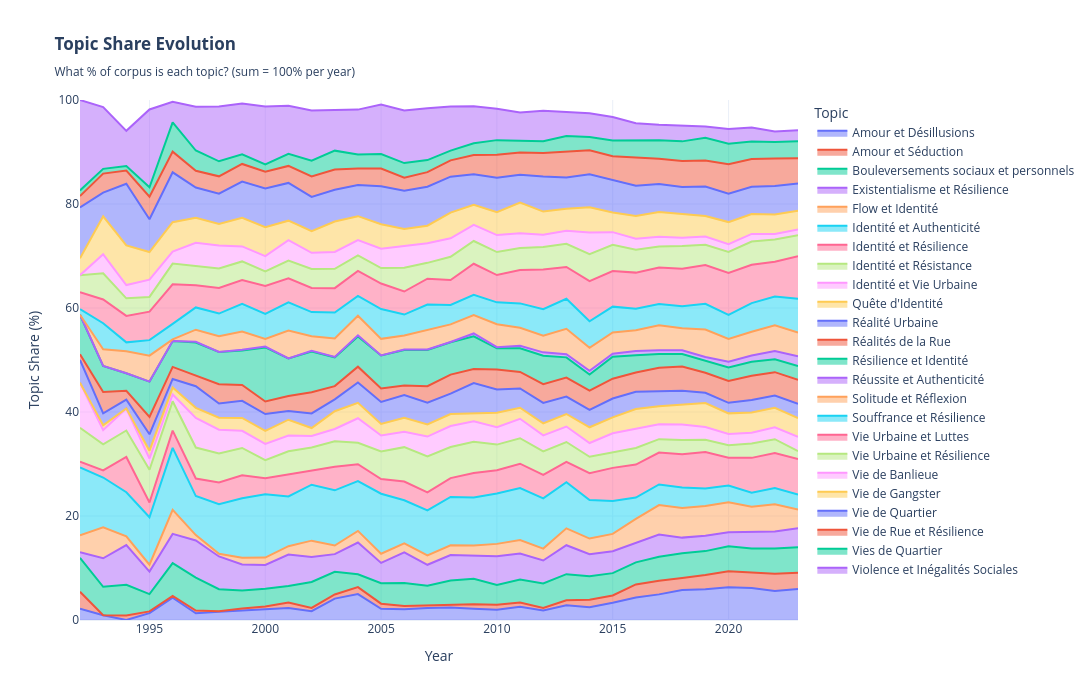

Notebook code cell kept with this figure:
### Code cell
# ============ VIZ 9: STACKED AREA - TOPIC SHARE % ============
# Get raw counts per (year, topic)
topic_year = temporal_df.groupby(['Year', 'Label'])['Count'].sum().reset_index()

# Pivot: rows = years, columns = topics
pivot = topic_year.pivot_table(
    index='Year',
    columns='Label',
    values='Count',
    fill_value=0
)

# Normalize: each row = 100%
share = pivot.div(pivot.sum(axis=1), axis=0) * 100

# Plot
fig9 = px.area(
    share.reset_index(),
    x='Year',
    y=share.columns[1:],  # All topics (skip Year)
    title="<b>Topic Share Evolution</b><br><sub>What % of corpus is each topic? (sum = 100% per year)</sub>",
    labels={'Year': 'Year', 'value': 'Share (%)', 'variable': 'Topic'},
)

fig9.update_layout(
    yaxis=dict(
        title="Topic Share (%)",
        tickformat=".0f",
        range=[0, 100]
    ),
    xaxis_title="Year",
    hovermode='x unified',
    height=700,
    width=1400,
    template="plotly_white",
    legend=dict(
        orientation="v",
        yanchor="top",
        y=1,
        xanchor="left",
        x=1.02
    )
)

fig9.write_html("viz_09_stacked_area_share.html")
print("✓ Saved: viz_09_stacked_area_share.html")
fig9

### Figure 1 — Plotly figure (JSON) as saved in the notebook; plotly's stock layout.template omitted (floating-point values rounded to 4 significant figures)
{"data": [{"fillpattern": {"shape": ""}, "hovertemplate": "Topic=Amour et Désillusions<br>Year=%{x}<br>Share (%)=%{y}<extra></extra>", "legendgroup": "Amour et Désillusions", "line": {"color": "#636efa"}, "marker": {"symbol": "circle"}, "mode": "lines", "name": "Amour et Désillusions", "orientation": "v", "showlegend": true, "stackgroup": "1", "type": "scatter", "x": [1992, 1993, 1994, 1995, 1996, 1997, 1998, 1999, 2000, 2001, 2002, 2003, 2004, 2005, 2006, 2007, 2008, 2009, 2010, 2011, 2012, 2013, 2014, 2015, 2016, 2017, 2018, 2019, 2020, 2021, 2022, 2023], "xaxis": "x", "y": [2.174, 0.9132, 0.0, 1.329, 4.305, 1.295, 1.591, 1.781, 2.061, 2.313, 1.688, 4.117, 4.983, 2.152, 2.075, 2.317, 2.418, 2.168, 1.993, 2.542, 1.834, 2.818, 2.453, 3.336, 4.346, 4.929, 5.763, 5.933, 6.3, 6.167, 5.593, 5.963], "yaxis": "y"}, {"fillpattern": {"shape": ""}, "hovertemplate": "Topic=Amour et Séduction<br>Year=%{x}<br>Share (%)=%{y}<extra></extra>", "legendgroup": "Amour et Séduction", "line": {"color": "#EF553B"}, "marker": {"symbol": "circle"}, "mode": "lines", "name": "Amour et Séduction", "orientation": "v", "showlegend": true, "stackgroup": "1", "type": "scatter", "x": [1992, 1993, 1994, 1995, 1996, 1997, 1998, 1999, 2000, 2001, 2002, 2003, 2004, 2005, 2006, 2007, 2008, 2009, 2010, 2011, 2012, 2013, 2014, 2015, 2016, 2017, 2018, 2019, 2020, 2021, 2022, 2023], "xaxis": "x", "y": [3.261, 0.0, 0.8475, 0.3322, 0.3311, 0.5181, 0.07231, 0.4241, 0.5376, 1.037, 0.6329, 0.7918, 1.344, 0.9901, 0.5986, 0.515, 0.4491, 0.8672, 0.942, 0.8373, 0.4802, 0.9921, 1.464, 1.386, 2.489, 2.607, 2.315, 2.713, 3.067, 3.03, 3.293, 3.108], "yaxis": "y"}, {"fillpattern": {"shape": ""}, "hovertemplate": "Topic=Bouleversements sociaux et personnels<br>Year=%{x}<br>Share (%)=%{y}<extra></extra>", "legendgroup": "Bouleversements sociaux et personnels", "line": {"color": "#00cc96"}, "marker": {"symbol": "circle"}, "mode": "lines", "name": "Bouleversements sociaux et personnels", "orientation": "v", "showlegend": true, "stackgroup": "1", "type": "scatter", "x": [1992, 1993, 1994, 1995, 1996, 1997, 1998, 1999, 2000, 2001, 2002, 2003, 2004, 2005, 2006, 2007, 2008, 2009, 2010, 2011, 2012, 2013, 2014, 2015, 2016, 2017, 2018, 2019, 2020, 2021, 2022, 2023], "xaxis": "x", "y": [6.522, 5.479, 5.932, 3.322, 6.291, 6.347, 4.266, 3.478, 3.405, 3.19, 4.993, 4.355, 2.464, 3.917, 4.429, 3.766, 4.732, 4.888, 3.804, 4.426, 4.715, 5.006, 4.509, 4.289, 4.256, 4.645, 4.772, 4.601, 4.797, 4.539, 4.872, 4.899], "yaxis": "y"}, {"fillpattern": {"shape": ""}, "hovertemplate": "Topic=Existentialisme et Résilience<br>Year=%{x}<br>Share (%)=%{y}<extra></extra>", "legendgroup": "Existentialisme et Résilience", "line": {"color": "#ab63fa"}, "marker": {"symbol": "circle"}, "mode": "lines", "name": "Existentialisme et Résilience", "orientation": "v", "showlegend": true, "stackgroup": "1", "type": "scatter", "x": [1992, 1993, 1994, 1995, 1996, 1997, 1998, 1999, 2000, 2001, 2002, 2003, 2004, 2005, 2006, 2007, 2008, 2009, 2010, 2011, 2012, 2013, 2014, 2015, 2016, 2017, 2018, 2019, 2020, 2021, 2022, 2023], "xaxis": "x", "y": [1.087, 5.479, 7.627, 4.319, 5.629, 7.124, 6.291, 5.004, 4.57, 6.061, 4.782, 3.405, 6.103, 3.917, 5.906, 4.023, 4.905, 4.415, 5.543, 4.964, 4.41, 5.569, 4.233, 4.217, 3.701, 4.258, 2.993, 2.962, 2.715, 3.224, 3.266, 3.699], "yaxis": "y"}, {"fillpattern": {"shape": ""}, "hovertemplate": "Topic=Flow et Identité<br>Year=%{x}<br>Share (%)=%{y}<extra></extra>", "legendgroup": "Flow et Identité", "line": {"color": "#FFA15A"}, "marker": {"symbol": "circle"}, "mode": "lines", "name": "Flow et Identité", "orientation": "v", "showlegend": true, "stackgroup": "1", "type": "scatter", "x": [1992, 1993, 1994, 1995, 1996, 1997, 1998, 1999, 2000, 2001, 2002, 2003, 2004, 2005, 2006, 2007, 2008, 2009, 2010, 2011, 2012, 2013, 2014, 2015, 2016, 2017, 2018, 2019, 2020, 2021, 2022, 2023], "xaxis": "x", "y": [3.261, 5.936, 1.695, 1.329, 4.636, 1.036, 0.5061, 1.272, 1.434, 1.595, 3.165, 1.663, 2.24, 1.765, 1.716, 1.802, 1.865, 2.01, 2.355, 2.602, 2.292, 3.247, 3.006, 3.336, 4.643, 5.658, 5.692, 5.695, 5.751, 4.819, 5.24, 3.598], "yaxis": "y"}, {"fillpattern": {"shape": ""}, "hovertemplate": "Topic=Identité et Authenticité<br>Year=%{x}<br>Share (%)=%{y}<extra></extra>", "legendgroup": "Identité et Authenticité", "line": {"color": "#19d3f3"}, "marker": {"symbol": "circle"}, "mode": "lines", "name": "Identité et Authenticité", "orientation": "v", "showlegend": true, "stackgroup": "1", "type": "scatter", "x": [1992, 1993, 1994, 1995, 1996, 1997, 1998, 1999, 2000, 2001, 2002, 2003, 2004, 2005, 2006, 2007, 2008, 2009, 2010, 2011, 2012, 2013, 2014, 2015, 2016, 2017, 2018, 2019, 2020, 2021, 2022, 2023], "xaxis": "x", "y": [13.04, 9.589, 8.475, 9.136, 11.92, 7.513, 9.544, 11.45, 12.19, 9.569, 10.76, 10.61, 9.574, 11.54, 8.3, 8.658, 9.292, 9.223, 9.674, 9.988, 9.649, 8.861, 7.417, 6.339, 4.114, 3.973, 3.963, 3.369, 3.243, 2.717, 3.13, 2.855], "yaxis": "y"}, {"fillpattern": {"shape": ""}, "hovertemplate": "Topic=Identité et Résilience<br>Year=%{x}<br>Share (%)=%{y}<extra></extra>", "legendgroup": "Identité et Résilience", "line": {"color": "#FF6692"}, "marker": {"symbol": "circle"}, "mode": "lines", "name": "Identité et Résilience", "orientation": "v", "showlegend": true, "stackgroup": "1", "type": "scatter", "x": [1992, 1993, 1994, 1995, 1996, 1997, 1998, 1999, 2000, 2001, 2002, 2003, 2004, 2005, 2006, 2007, 2008, 2009, 2010, 2011, 2012, 2013, 2014, 2015, 2016, 2017, 2018, 2019, 2020, 2021, 2022, 2023], "xaxis": "x", "y": [1.087, 1.37, 6.78, 2.824, 3.311, 3.368, 4.194, 4.411, 3.047, 4.226, 2.602, 4.513, 3.247, 2.841, 3.591, 3.476, 3.627, 4.691, 4.493, 4.695, 4.519, 3.923, 5.142, 6.354, 6.345, 6.136, 6.359, 7.046, 5.336, 6.685, 6.737, 6.824], "yaxis": "y"}, {"fillpattern": {"shape": ""}, "hovertemplate": "Topic=Identité et Résistance<br>Year=%{x}<br>Share (%)=%{y}<extra></extra>", "legendgroup": "Identité et Résistance", "line": {"color": "#B6E880"}, "marker": {"symbol": "circle"}, "mode": "lines", "name": "Identité et Résistance", "orientation": "v", "showlegend": true, "stackgroup": "1", "type": "scatter", "x": [1992, 1993, 1994, 1995, 1996, 1997, 1998, 1999, 2000, 2001, 2002, 2003, 2004, 2005, 2006, 2007, 2008, 2009, 2010, 2011, 2012, 2013, 2014, 2015, 2016, 2017, 2018, 2019, 2020, 2021, 2022, 2023], "xaxis": "x", "y": [6.522, 5.023, 5.085, 6.312, 5.629, 5.959, 5.568, 5.259, 3.495, 4.466, 4.571, 4.909, 4.143, 5.295, 6.624, 6.92, 5.976, 6.031, 4.928, 4.904, 4.54, 3.811, 3.165, 3.032, 3.185, 2.573, 2.77, 2.355, 2.394, 2.771, 2.64, 1.554], "yaxis": "y"}, {"fillpattern": {"shape": ""}, "hovertemplate": "Topic=Identité et Vie Urbaine<br>Year=%{x}<br>Share (%)=%{y}<extra></extra>", "legendgroup": "Identité et Vie Urbaine", "line": {"color": "#FF97FF"}, "marker": {"symbol": "circle"}, "mode": "lines", "name": "Identité et Vie Urbaine", "orientation": "v", "showlegend": true, "stackgroup": "1", "type": "scatter", "x": [1992, 1993, 1994, 1995, 1996, 1997, 1998, 1999, 2000, 2001, 2002, 2003, 2004, 2005, 2006, 2007, 2008, 2009, 2010, 2011, 2012, 2013, 2014, 2015, 2016, 2017, 2018, 2019, 2020, 2021, 2022, 2023], "xaxis": "x", "y": [8.696, 2.74, 4.237, 2.159, 1.325, 5.699, 4.555, 3.308, 3.136, 3.03, 2.18, 2.375, 4.703, 3.056, 2.953, 3.798, 4.041, 3.942, 3.333, 3.738, 3.056, 2.976, 2.65, 3.61, 3.701, 2.846, 2.972, 2.425, 2.155, 2.059, 2.286, 2.736], "yaxis": "y"}, {"fillpattern": {"shape": ""}, "hovertemplate": "Topic=Quête d'Identité<br>Year=%{x}<br>Share (%)=%{y}<extra></extra>", "legendgroup": "Quête d'Identité", "line": {"color": "#FECB52"}, "marker": {"symbol": "circle"}, "mode": "lines", "name": "Quête d'Identité", "orientation": "v", "showlegend": true, "stackgroup": "1", "type": "scatter", "x": [1992, 1993, 1994, 1995, 1996, 1997, 1998, 1999, 2000, 2001, 2002, 2003, 2004, 2005, 2006, 2007, 2008, 2009, 2010, 2011, 2012, 2013, 2014, 2015, 2016, 2017, 2018, 2019, 2020, 2021, 2022, 2023], "xaxis": "x", "y": [0.0, 0.9132, 0.0, 1.495, 1.325, 1.943, 2.314, 2.46, 2.509, 3.03, 1.547, 3.405, 2.968, 2.238, 2.674, 2.317, 2.314, 1.498, 2.79, 2.123, 2.314, 2.413, 3.026, 3.076, 3.779, 3.495, 3.822, 4.631, 3.979, 3.903, 3.756, 3.598], "yaxis": "y"}, {"fillpattern": {"shape": ""}, "hovertemplate": "Topic=Réalité Urbaine<br>Year=%{x}<br>Share (%)=%{y}<extra></extra>", "legendgroup": "Réalité Urbaine", "line": {"color": "#636efa"}, "marker": {"symbol": "circle"}, "mode": "lines", "name": "Réalité Urbaine", "orientation": "v", "showlegend": true, "stackgroup": "1", "type": "scatter", "x": [1992, 1993, 1994, 1995, 1996, 1997, 1998, 1999, 2000, 2001, 2002, 2003, 2004, 2005, 2006, 2007, 2008, 2009, 2010, 2011, 2012, 2013, 2014, 2015, 2016, 2017, 2018, 2019, 2020, 2021, 2022, 2023], "xaxis": "x", "y": [4.348, 2.283, 1.695, 3.156, 1.656, 4.145, 2.748, 3.308, 3.226, 1.675, 2.813, 2.296, 3.919, 4.219, 4.389, 4.184, 3.903, 5.834, 4.457, 3.708, 3.951, 3.337, 3.343, 3.625, 3.314, 2.869, 2.679, 1.978, 2.031, 2.394, 2.341, 2.736], "yaxis": "y"}, {"fillpattern": {"shape": ""}, "hovertemplate": "Topic=Réalités de la Rue<br>Year=%{x}<br>Share (%)=%{y}<extra></extra>", "legendgroup": "Réalités de la Rue", "line": {"color": "#EF553B"}, "marker": {"symbol": "circle"}, "mode": "lines", "name": "Réalités de la Rue", "orientation": "v", "showlegend": true, "stackgroup": "1", "type": "scatter", "x": [1992, 1993, 1994, 1995, 1996, 1997, 1998, 1999, 2000, 2001, 2002, 2003, 2004, 2005, 2006, 2007, 2008, 2009, 2010, 2011, 2012, 2013, 2014, 2015, 2016, 2017, 2018, 2019, 2020, 2021, 2022, 2023], "xaxis": "x", "y": [1.087, 4.11, 1.695, 3.322, 2.318, 2.073, 3.688, 3.053, 2.419, 2.871, 4.079, 2.534, 3.024, 2.583, 1.836, 3.186, 3.661, 2.68, 3.841, 3.17, 3.602, 3.653, 3.699, 3.812, 3.727, 4.531, 4.63, 3.826, 4.217, 4.668, 4.505, 4.628], "yaxis": "y"}, {"fillpattern": {"shape": ""}, "hovertemplate": "Topic=Résilience et Identité<br>Year=%{x}<br>Share (%)=%{y}<extra></extra>", "legendgroup": "Résilience et Identité", "line": {"color": "#00cc96"}, "marker": {"symbol": "circle"}, "mode": "lines", "name": "Résilience et Identité", "orientation": "v", "showlegend": true, "stackgroup": "1", "type": "scatter", "x": [1992, 1993, 1994, 1995, 1996, 1997, 1998, 1999, 2000, 2001, 2002, 2003, 2004, 2005, 2006, 2007, 2008, 2009, 2010, 2011, 2012, 2013, 2014, 2015, 2016, 2017, 2018, 2019, 2020, 2021, 2022, 2023], "xaxis": "x", "y": [7.609, 5.023, 3.39, 6.811, 4.967, 6.347, 6.218, 6.616, 10.39, 7.257, 7.806, 5.542, 5.823, 6.371, 6.824, 6.952, 6.218, 6.307, 4.094, 4.575, 5.457, 3.901, 3.105, 4.217, 3.327, 2.653, 2.426, 2.316, 2.601, 2.685, 2.49, 2.635], "yaxis": "y"}, {"fillpattern": {"shape": ""}, "hovertemplate": "Topic=Réussite et Authenticité<br>Year=%{x}<br>Share (%)=%{y}<extra></extra>", "legendgroup": "Réussite et Authenticité", "line": {"color": "#ab63fa"}, "marker": {"symbol": "circle"}, "mode": "lines", "name": "Réussite et Authenticité", "orientation": "v", "showlegend": true, "stackgroup": "1", "type": "scatter", "x": [1992, 1993, 1994, 1995, 1996, 1997, 1998, 1999, 2000, 2001, 2002, 2003, 2004, 2005, 2006, 2007, 2008, 2009, 2010, 2011, 2012, 2013, 2014, 2015, 2016, 2017, 2018, 2019, 2020, 2021, 2022, 2023], "xaxis": "x", "y": [0.0, 0.0, 0.0, 0.0, 0.0, 0.1295, 0.0, 0.1696, 0.1792, 0.0, 0.1406, 0.07918, 0.224, 0.0, 0.1197, 0.09656, 0.06908, 0.5518, 0.2174, 0.4486, 0.6549, 0.5862, 0.712, 0.5776, 0.7867, 0.7058, 0.6976, 0.7255, 1.088, 1.197, 1.579, 1.875], "yaxis": "y"}, {"fillpattern": {"shape": ""}, "hovertemplate": "Topic=Solitude et Réflexion<br>Year=%{x}<br>Share (%)=%{y}<extra></extra>", "legendgroup": "Solitude et Réflexion", "line": {"color": "#FFA15A"}, "marker": {"symbol": "circle"}, "mode": "lines", "name": "Solitude et Réflexion", "orientation": "v", "showlegend": true, "stackgroup": "1", "type": "scatter", "x": [1992, 1993, 1994, 1995, 1996, 1997, 1998, 1999, 2000, 2001, 2002, 2003, 2004, 2005, 2006, 2007, 2008, 2009, 2010, 2011, 2012, 2013, 2014, 2015, 2016, 2017, 2018, 2019, 2020, 2021, 2022, 2023], "xaxis": "x", "y": [0.0, 3.196, 4.237, 4.983, 0.3311, 2.332, 3.037, 3.478, 1.434, 5.343, 2.813, 3.563, 3.751, 3.186, 2.674, 3.701, 3.385, 3.547, 4.42, 3.469, 3.187, 4.915, 4.43, 4.101, 3.998, 4.793, 4.267, 5.267, 4.383, 4.571, 4.967, 4.561], "yaxis": "y"}, {"fillpattern": {"shape": ""}, "hovertemplate": "Topic=Souffrance et Résilience<br>Year=%{x}<br>Share (%)=%{y}<extra></extra>", "legendgroup": "Souffrance et Résilience", "line": {"color": "#19d3f3"}, "marker": {"symbol": "circle"}, "mode": "lines", "name": "Souffrance et Résilience", "orientation": "v", "showlegend": true, "stackgroup": "1", "type": "scatter", "x": [1992, 1993, 1994, 1995, 1996, 1997, 1998, 1999, 2000, 2001, 2002, 2003, 2004, 2005, 2006, 2007, 2008, 2009, 2010, 2011, 2012, 2013, 2014, 2015, 2016, 2017, 2018, 2019, 2020, 2021, 2022, 2023], "xaxis": "x", "y": [1.087, 5.023, 1.695, 2.99, 2.98, 4.275, 4.338, 5.344, 4.839, 5.423, 4.641, 4.988, 3.807, 5.725, 4.03, 4.957, 3.731, 3.902, 4.203, 4.695, 5.108, 5.772, 5.103, 4.953, 4.127, 4.11, 4.226, 4.959, 4.632, 5.509, 5.512, 6.52], "yaxis": "y"}, {"fillpattern": {"shape": ""}, "hovertemplate": "Topic=Vie Urbaine et Luttes<br>Year=%{x}<br>Share (%)=%{y}<extra></extra>", "legendgroup": "Vie Urbaine et Luttes", "line": {"color": "#FF6692"}, "marker": {"symbol": "circle"}, "mode": "lines", "name": "Vie Urbaine et Luttes", "orientation": "v", "showlegend": true, "stackgroup": "1", "type": "scatter", "x": [1992, 1993, 1994, 1995, 1996, 1997, 1998, 1999, 2000, 2001, 2002, 2003, 2004, 2005, 2006, 2007, 2008, 2009, 2010, 2011, 2012, 2013, 2014, 2015, 2016, 2017, 2018, 2019, 2020, 2021, 2022, 2023], "xaxis": "x", "y": [3.261, 4.566, 5.085, 5.482, 7.616, 4.275, 4.917, 4.58, 5.376, 4.625, 4.641, 4.671, 4.815, 4.907, 4.429, 4.957, 4.801, 5.952, 5.254, 6.4, 7.64, 6.11, 7.714, 6.845, 6.964, 7.024, 7.178, 7.454, 8.051, 7.385, 6.696, 8.159], "yaxis": "y"}, {"fillpattern": {"shape": ""}, "hovertemplate": "Topic=Vie Urbaine et Résilience<br>Year=%{x}<br>Share (%)=%{y}<extra></extra>", "legendgroup": "Vie Urbaine et Résilience", "line": {"color": "#B6E880"}, "marker": {"symbol": "circle"}, "mode": "lines", "name": "Vie Urbaine et Résilience", "orientation": "v", "showlegend": true, "stackgroup": "1", "type": "scatter", "x": [1992, 1993, 1994, 1995, 1996, 1997, 1998, 1999, 2000, 2001, 2002, 2003, 2004, 2005, 2006, 2007, 2008, 2009, 2010, 2011, 2012, 2013, 2014, 2015, 2016, 2017, 2018, 2019, 2020, 2021, 2022, 2023], "xaxis": "x", "y": [3.261, 5.023, 3.39, 2.824, 3.974, 3.627, 3.76, 3.562, 2.778, 3.429, 3.657, 3.721, 2.968, 2.97, 4.589, 3.058, 4.456, 4.375, 4.42, 4.246, 4.344, 4.464, 5.202, 5.04, 4.411, 4.041, 4.378, 3.896, 4.051, 4.464, 4.287, 4.054], "yaxis": "y"}, {"fillpattern": {"shape": ""}, "hovertemplate": "Topic=Vie de Banlieue<br>Year=%{x}<br>Share (%)=%{y}<extra></extra>", "legendgroup": "Vie de Banlieue", "line": {"color": "#FF97FF"}, "marker": {"symbol": "circle"}, "mode": "lines", "name": "Vie de Banlieue", "orientation": "v", "showlegend": true, "stackgroup": "1", "type": "scatter", "x": [1992, 1993, 1994, 1995, 1996, 1997, 1998, 1999, 2000, 2001, 2002, 2003, 2004, 2005, 2006, 2007, 2008, 2009, 2010, 2011, 2012, 2013, 2014, 2015, 2016, 2017, 2018, 2019, 2020, 2021, 2022, 2023], "xaxis": "x", "y": [0.0, 3.653, 2.542, 3.322, 2.318, 4.534, 4.411, 2.884, 2.957, 3.907, 3.094, 3.246, 2.968, 3.745, 4.15, 3.766, 3.558, 3.114, 3.261, 2.841, 2.358, 2.48, 4.134, 2.44, 2.115, 1.844, 1.587, 1.61, 1.502, 1.466, 1.048, 1.081], "yaxis": "y"}, {"fillpattern": {"shape": ""}, "hovertemplate": "Topic=Vie de Gangster<br>Year=%{x}<br>Share (%)=%{y}<extra></extra>", "legendgroup": "Vie de Gangster", "line": {"color": "#FECB52"}, "marker": {"symbol": "circle"}, "mode": "lines", "name": "Vie de Gangster", "orientation": "v", "showlegend": true, "stackgroup": "1", "type": "scatter", "x": [1992, 1993, 1994, 1995, 1996, 1997, 1998, 1999, 2000, 2001, 2002, 2003, 2004, 2005, 2006, 2007, 2008, 2009, 2010, 2011, 2012, 2013, 2014, 2015, 2016, 2017, 2018, 2019, 2020, 2021, 2022, 2023], "xaxis": "x", "y": [3.261, 7.306, 7.627, 5.316, 5.629, 4.793, 4.121, 5.513, 5.556, 3.748, 4.149, 5.859, 4.591, 4.692, 3.272, 3.379, 4.94, 3.863, 4.42, 5.891, 4.431, 4.262, 4.846, 3.798, 4.346, 4.77, 4.6, 3.936, 4.228, 3.827, 3.756, 3.632], "yaxis": "y"}, {"fillpattern": {"shape": ""}, "hovertemplate": "Topic=Vie de Quartier<br>Year=%{x}<br>Share (%)=%{y}<extra></extra>", "legendgroup": "Vie de Quartier", "line": {"color": "#636efa"}, "marker": {"symbol": "circle"}, "mode": "lines", "name": "Vie de Quartier", "orientation": "v", "showlegend": true, "stackgroup": "1", "type": "scatter", "x": [1992, 1993, 1994, 1995, 1996, 1997, 1998, 1999, 2000, 2001, 2002, 2003, 2004, 2005, 2006, 2007, 2008, 2009, 2010, 2011, 2012, 2013, 2014, 2015, 2016, 2017, 2018, 2019, 2020, 2021, 2022, 2023], "xaxis": "x", "y": [9.783, 4.566, 11.86, 6.312, 9.603, 5.829, 5.857, 6.955, 7.437, 7.257, 6.61, 6.097, 5.991, 7.318, 7.382, 7.499, 6.908, 5.873, 6.63, 5.383, 6.767, 5.998, 6.349, 6.209, 5.842, 5.396, 5.166, 5.645, 5.461, 5.251, 5.484, 5.236], "yaxis": "y"}, {"fillpattern": {"shape": ""}, "hovertemplate": "Topic=Vie de Rue et Résilience<br>Year=%{x}<br>Share (%)=%{y}<extra></extra>", "legendgroup": "Vie de Rue et Résilience", "line": {"color": "#EF553B"}, "marker": {"symbol": "circle"}, "mode": "lines", "name": "Vie de Rue et Résilience", "orientation": "v", "showlegend": true, "stackgroup": "1", "type": "scatter", "x": [1992, 1993, 1994, 1995, 1996, 1997, 1998, 1999, 2000, 2001, 2002, 2003, 2004, 2005, 2006, 2007, 2008, 2009, 2010, 2011, 2012, 2013, 2014, 2015, 2016, 2017, 2018, 2019, 2020, 2021, 2022, 2023], "xaxis": "x", "y": [2.174, 3.653, 2.542, 4.319, 3.974, 3.238, 3.326, 3.393, 3.226, 3.27, 3.938, 3.88, 3.191, 3.401, 2.514, 2.8, 3.143, 3.705, 4.384, 4.276, 4.475, 5.028, 4.628, 4.606, 5.494, 4.861, 5.005, 4.999, 5.657, 5.326, 5.253, 4.831], "yaxis": "y"}, {"fillpattern": {"shape": ""}, "hovertemplate": "Topic=Vies de Quartier<br>Year=%{x}<br>Share (%)=%{y}<extra></extra>", "legendgroup": "Vies de Quartier", "line": {"color": "#00cc96"}, "marker": {"symbol": "circle"}, "mode": "lines", "name": "Vies de Quartier", "orientation": "v", "showlegend": true, "stackgroup": "1", "type": "scatter", "x": [1992, 1993, 1994, 1995, 1996, 1997, 1998, 1999, 2000, 2001, 2002, 2003, 2004, 2005, 2006, 2007, 2008, 2009, 2010, 2011, 2012, 2013, 2014, 2015, 2016, 2017, 2018, 2019, 2020, 2021, 2022, 2023], "xaxis": "x", "y": [1.087, 0.9132, 0.8475, 1.827, 5.629, 3.886, 2.892, 1.866, 1.434, 2.313, 3.024, 3.642, 2.688, 2.798, 2.793, 2.317, 1.865, 2.247, 2.826, 2.243, 2.27, 2.954, 2.571, 3.018, 3.185, 3.552, 3.781, 4.373, 3.958, 3.375, 3.212, 3.277], "yaxis": "y"}, {"fillpattern": {"shape": ""}, "hovertemplate": "Topic=Violence et Inégalités Sociales<br>Year=%{x}<br>Share (%)=%{y}<extra></extra>", "legendgroup": "Violence et Inégalités Sociales", "line": {"color": "#ab63fa"}, "marker": {"symbol": "circle"}, "mode": "lines", "name": "Violence et Inégalités Sociales", "orientation": "v", "showlegend": true, "stackgroup": "1", "type": "scatter", "x": [1992, 1993, 1994, 1995, 1996, 1997, 1998, 1999, 2000, 2001, 2002, 2003, 2004, 2005, 2006, 2007, 2008, 2009, 2010, 2011, 2012, 2013, 2014, 2015, 2016, 2017, 2018, 2019, 2020, 2021, 2022, 2023], "xaxis": "x", "y": [17.39, 11.87, 6.78, 14.95, 3.974, 8.42, 10.56, 9.754, 11.11, 9.25, 9.634, 7.759, 8.623, 9.514, 10.1, 9.977, 8.497, 7.134, 6.014, 5.413, 5.894, 4.622, 4.529, 4.505, 3.314, 2.96, 3.043, 2.177, 2.849, 2.674, 2.001, 2.111], "yaxis": "y"}], "layout": {"height": 700, "hovermode": "x unified", "legend": {"orientation": "v", "title": {"text": "Topic"}, "tracegroupgap": 0, "x": 1.02, "xanchor": "left", "y": 1, "yanchor": "top"}, "title": {"text": "<b>Topic Share Evolution</b><br><sub>What % of corpus is each topic? (sum = 100% per year)</sub>"}, "width": 1400, "xaxis": {"anchor": "y", "domain": [0, 1], "title": {"text": "Year"}}, "yaxis": {"anchor": "x", "domain": [0, 1], "range": [0, 100], "tickformat": ".0f", "title": {"text": "Topic Share (%)"}}}}
